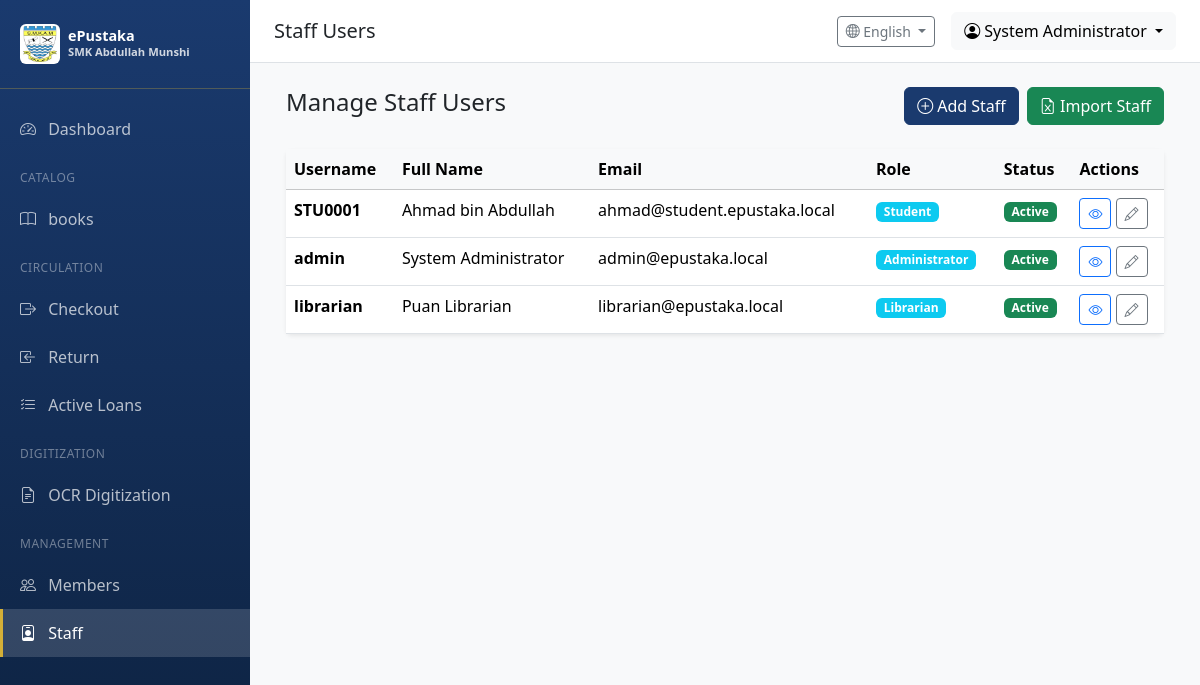
/users/staff (signed in), run on the app's committed database.
### app/models/user.py (models this page shows, shortened)
class User(UserMixin, db.Model):
    __tablename__ = 'users'
    id = db.Column(db.Integer, primary_key=True)
    username = db.Column(db.String(64), unique=True, nullable=False, index=True)
    email = db.Column(db.String(120), unique=True, nullable=False, index=True)
    password_hash = db.Column(db.String(256), nullable=False)
    full_name = db.Column(db.String(128))
    is_active = db.Column(db.Boolean, default=True)
    role_id = db.Column(db.Integer, db.ForeignKey('roles.id'))
    created_at = db.Column(db.DateTime, default=datetime.utcnow)
    updated_at = db.Column(db.DateTime, default=datetime.utcnow, onupdate=datetime.utcnow)
    last_login = db.Column(db.DateTime)
    def can(self, perm):
        return self.role is not None and self.role.has_permission(perm)

class Role(db.Model):
    __tablename__ = 'roles'
    id = db.Column(db.Integer, primary_key=True)
    name = db.Column(db.String(64), unique=True, nullable=False)
    description = db.Column(db.String(256))
    permissions = db.Column(db.Integer, default=0)
    is_default = db.Column(db.Boolean, default=False, index=True)
    users = db.relationship('User', backref='role', lazy='dynamic')
    def has_permission(self, perm):
        return self.permissions & perm == perm

### app/routes/users.py (the view)
@users_bp.route('/staff')
@login_required
@permission_required(Permission.MANAGE_USERS)
def staff_list():
    users = User.query.order_by(User.username).all()
    return render_template('users/staff_list.html', users=users)

### app/models/user.py (called while the page is built)
@login_manager.user_loader
def load_user(user_id):
    return User.query.get(int(user_id))

### app/routes/users.py (called while the page is built)
def permission_required(perm):
    def decorator(f):
        from functools import wraps
        @wraps(f)
        def decorated_function(*args, **kwargs):
            if not current_user.can(perm):
                flash('You do not have permission to access this page', 'error')
                return redirect(url_for('main.dashboard'))
            return f(*args, **kwargs)
        return decorated_function
    return decorator

### app/utils/i18n.py (called while the page is built)
def get_language() -> str:
    try:
        return session.get('language', DEFAULT_LANGUAGE)
    except RuntimeError:
        return DEFAULT_LANGUAGE

def get_text(key: str, lang: str = None) -> str:
    if lang is None:
        lang = get_language()
    if key in TRANSLATIONS:
        trans = TRANSLATIONS[key]
        if lang in trans:
            return trans[lang]
        elif DEFAULT_LANGUAGE in trans:
            return trans[DEFAULT_LANGUAGE]
    return key.replace('_', ' ').title()

def register_i18n(app):
    @app.before_request
    def init_language():
        if 'language' not in session:
            session['language'] = DEFAULT_LANGUAGE
    @app.context_processor
    def inject_i18n():
        return {
            't': get_text,
            'get_text': get_text,
            'current_language': get_language(),
            'languages': LANGUAGES
        }
    @app.route('/set-language/<lang_code>')
    def set_lang(lang_code):
        """Route to change language."""
        from flask import redirect, request
        set_language(lang_code)
        return redirect(request.referrer or '/')

### app/templates/users/staff_list.html (shortened to what this page needs)
{% extends "base.html" %}
{% block page_title %}Staff Users{% endblock %}
{% block content %}
<div class="container-fluid">
    <div class="d-flex justify-content-between align-items-center mb-4">
        <h4>Manage Staff Users</h4>
        <div class="gap-2 d-flex">
            <a href="{{ url_for('users.add_staff') }}" class="btn btn-primary">
                <i class="bi bi-plus-circle me-1"></i>Add Staff
            </a>
            <a href="{{ url_for('users.import_staff') }}" class="btn btn-success">
                <i class="bi bi-file-earmark-excel"></i> Import Staff
            </a>
        </div>
    </div>
    <div class="card border-0 shadow-sm">
        <div class="card-body p-0">
            <div class="table-responsive">
                <table class="table table-hover mb-0">
                    <thead class="table-light">
                        <tr>
                            <th>Username</th>
                            <th>Full Name</th>
                            <th>Email</th>
                            <th>Role</th>
                            <th>Status</th>
                            <th>Actions</th>
                        </tr>
                    </thead>
                    <tbody>
                        {% for user in users %}
                        <tr>
                            <td><strong>{{ user.username }}</strong></td>
                            <td>{{ user.full_name or '-' }}</td>
                            <td>{{ user.email or '-' }}</td>
                            <td>
                                <span class="badge bg-info">{{ user.role.name if user.role else 'No Role' }}</span>
                            </td>
                            <td>
                                {% if user.is_active %}
                                    <span class="badge bg-success">Active</span>
                                {% else %}
                                    <span class="badge bg-secondary">Inactive</span>
                                {% endif %}
                            </td>
                            <td>
                                <a href="{{ url_for('users.view_staff', user_id=user.id) }}"
                                   class="btn btn-sm btn-outline-primary">
                                    <i class="bi bi-eye"></i>
                                </a>
                                <a href="{{ url_for('users.edit_staff', user_id=user.id) }}"
                                   class="btn btn-sm btn-outline-secondary">
                                    <i class="bi bi-pencil"></i>
                                </a>
                            </td>
                        </tr>
                        {% else %}
                        <tr>
                            <td colspan="6" class="text-center py-4 text-muted">
                                No staff users found
                            </td>
                        </tr>
                        {% endfor %}
                    </tbody>
                </table>
            </div>
        </div>
    </div>
</div>
{% endblock %}

### app/templates/base.html (shortened to what this page needs)
<!DOCTYPE html>
<html lang="en">
<head>
    <link href="https://cdn.jsdelivr.net/npm/bootstrap@5.3.2/dist/css/bootstrap.min.css" rel="stylesheet">
    <link href="https://cdn.jsdelivr.net/npm/bootstrap-icons@1.11.1/font/bootstrap-icons.css" rel="stylesheet">
</head>
<body>
    {% if current_user.is_authenticated %}
    <nav class="sidebar">
        <div class="sidebar-brand">
            <div class="d-flex align-items-center">
                <img src="{{ url_for('static', filename='images/Lencana_Sekolah_Menengah_Kebangsaan_Abdullah_Munshi.jpg') }}"
                     alt="SMK Abdullah Munshi"
                     class="me-2 rounded"
                     style="width: 40px; height: 40px; object-fit: contain; background: white; padding: 2px;">
                <div>
                    <div style="font-size: 0.9rem; line-height: 1.2;">ePustaka</div>
                    <div style="font-size: 0.7rem; opacity: 0.8;">SMK Abdullah Munshi</div>
                </div>
            </div>
        </div>
        <ul class="nav flex-column">
            {% if current_user.role and current_user.role.name == 'Student' %}
            <li class="sidebar-section">{{ t('student_portal') }}</li>
            <li class="nav-item">
                <a class="nav-link {% if request.endpoint == 'student.index' %}active{% endif %}" href="{{ url_for('student.index') }}">
                    <i class="bi bi-house"></i> {{ t('home') }}
                </a>
            </li>
            <li class="nav-item">
                <a class="nav-link {% if request.endpoint == 'student.search_books' %}active{% endif %}" href="{{ url_for('student.search_books') }}">
                    <i class="bi bi-search"></i> {{ t('search_books') }}
                </a>
            </li>
            <li class="nav-item">
                <a class="nav-link {% if request.endpoint == 'student.my_loans' %}active{% endif %}" href="{{ url_for('student.my_loans') }}">
                    <i class="bi bi-journal-bookmark"></i> {{ t('my_loans') }}
                </a>
            </li>
            <li class="nav-item">
                <a class="nav-link {% if request.endpoint == 'student.leaderboard' %}active{% endif %}" href="{{ url_for('student.leaderboard') }}">
                    <i class="bi bi-trophy"></i> {{ t('leaderboard') }}
                </a>
            </li>
            {% else %}
            <li class="nav-item">
                <a class="nav-link {% if request.endpoint == 'main.dashboard' %}active{% endif %}" href="{{ url_for('main.dashboard') }}">
                    <i class="bi bi-speedometer2"></i> {{ t('dashboard') }}
                </a>
            </li>
            {% if current_user.can(1) or current_user.can(2) %}
            <li class="sidebar-section">{{ t('catalog') }}</li>
            <li class="nav-item">
                <a class="nav-link {% if 'catalog' in request.endpoint %}active{% endif %}" href="{{ url_for('catalog.index') }}">
                    <i class="bi bi-book"></i> {{ t('books') }}
                </a>
            </li>
            <li class="sidebar-section">{{ t('circulation') }}</li>
            <li class="nav-item">
                <a class="nav-link {% if request.endpoint == 'circulation.checkout' %}active{% endif %}" href="{{ url_for('circulation.checkout') }}">
                    <i class="bi bi-box-arrow-right"></i> {{ t('checkout') }}
                </a>
            </li>
            <li class="nav-item">
                <a class="nav-link {% if request.endpoint == 'circulation.return_book' %}active{% endif %}" href="{{ url_for('circulation.return_book') }}">
                    <i class="bi bi-box-arrow-in-left"></i> {{ t('return') }}
                </a>
            </li>
            <li class="nav-item">
                <a class="nav-link {% if request.endpoint == 'circulation.active_loans' %}active{% endif %}" href="{{ url_for('circulation.active_loans') }}">
                    <i class="bi bi-list-check"></i> {{ t('active_loans') }}
                </a>
            </li>
            {% endif %}
            {% if current_user.can(512) %}
            <li class="sidebar-section">{{ t('digitization') }}</li>
            <li class="nav-item">
                <a class="nav-link {% if 'ocr' in request.endpoint %}active{% endif %}" href="{{ url_for('ocr.index') }}">
                    <i class="bi bi-file-earmark-text"></i> {{ t('ocr_digitization') }}
                </a>
            </li>
            {% endif %}
            {% if current_user.can(128) %}
            <li class="sidebar-section">{{ t('management') }}</li>
            <li class="nav-item">
                <a class="nav-link {% if request.endpoint == 'users.member_list' %}active{% endif %}" href="{{ url_for('users.member_list') }}">
                    <i class="bi bi-people"></i> {{ t('members') }}
                </a>
            </li>
            {% endif %}
            {% if current_user.can(256) %}
            <li class="nav-item">
                <a class="nav-link {% if request.endpoint == 'users.staff_list' %}active{% endif %}" href="{{ url_for('users.staff_list') }}">
                    <i class="bi bi-person-badge"></i> {{ t('staff') }}
                </a>
            </li>
            {% endif %}
            {% endif %}
        </ul>
    </nav>
    <div class="main-content">
        <nav class="top-navbar d-flex justify-content-between align-items-center">
            <div>
                <h5 class="mb-0">{% block page_title %}{{ t('dashboard') }}{% endblock %}</h5>
            </div>
            <div class="d-flex align-items-center gap-3">
                <div class="dropdown">
                    <button class="btn btn-outline-secondary btn-sm dropdown-toggle" type="button" data-bs-toggle="dropdown">
                        <i class="bi bi-globe2"></i> {{ languages.get(current_language, 'English') }}
                    </button>
                </div>
                <div class="dropdown">
                    <button class="btn btn-light dropdown-toggle" type="button" data-bs-toggle="dropdown">
                        <i class="bi bi-person-circle"></i> {{ current_user.full_name or current_user.username }}
                    </button>
                </div>
            </div>
        </nav>
        <div class="content-wrapper">
            {% block content %}{% endblock %}
        </div>
    </div>
    {% else %}
    {% block public_content %}{% endblock %}
    {% endif %}
</body>
</html>

### app/templates/base.html (style rules this page uses)
:root { --sidebar-width: 250px; --primary-color: #1a3a6e; --primary-dark: #0d2240; --accent-color: #d4af37; --accent-light: #f0d77a; }
body { min-height: 100vh; }
.sidebar { position: fixed; top: 0; left: 0; width: var(--sidebar-width); height: 100vh; background: linear-gradient(180deg, var(--primary-color) 0%, var(--primary-dark) 100%); padding-top: 1rem; overflow-y: auto; }
.sidebar .nav-link { color: rgba(255,255,255,0.7); padding: 0.75rem 1.25rem; border-radius: 0; }
.sidebar .nav-link:hover, .sidebar .nav-link.active { color: #fff; background: rgba(255,255,255,0.1); }
.sidebar .nav-link i { width: 24px; margin-right: 0.5rem; }
.sidebar-brand { color: #fff; font-size: 1.25rem; font-weight: 600; padding: 0.5rem 1.25rem 1.5rem; border-bottom: 1px solid rgba(255,255,255,0.1); margin-bottom: 1rem; }
.sidebar-section { color: rgba(255,255,255,0.4); font-size: 0.75rem; text-transform: uppercase; padding: 1rem 1.25rem 0.5rem; letter-spacing: 0.5px; }
.main-content { margin-left: var(--sidebar-width); min-height: 100vh; background: #f8f9fa; }
.top-navbar { background: #fff; border-bottom: 1px solid #dee2e6; padding: 0.75rem 1.5rem; }
.content-wrapper { padding: 1.5rem; }
.btn-primary { background-color: var(--primary-color); border-color: var(--primary-color); }
.sidebar .nav-link.active { background: rgba(255, 255, 255, 0.15); color: #fff; border-left: 3px solid var(--accent-color); padding-left: calc(1.25rem - 3px); }
.sidebar-brand { border-bottom-color: rgba(212, 175, 55, 0.3); }

### data on the page
User: full_name "System Administrator", username "admin", email "admin@epustaka.local", role "Administrator", is_active "Active"
User: username "STU0001", full_name "Ahmad bin Abdullah", email "ahmad@student.epustaka.local", role "Student", is_active "Active"
User: username "librarian", full_name "Puan Librarian", email "librarian@epustaka.local", role "Librarian", is_active "Active"

### other printed values
{{ t('dashboard') }} "Dashboard"
{{ t('catalog') }} "CATALOG"
{{ t('books') }} "books"
{{ t('circulation') }} "CIRCULATION"
{{ t('checkout') }} "Checkout"
{{ t('return') }} "Return"
{{ t('active_loans') }} "Active Loans"
{{ t('digitization') }} "DIGITIZATION"
{{ t('ocr_digitization') }} "OCR Digitization"
{{ t('management') }} "MANAGEMENT"
{{ t('members') }} "Members"
{{ t('staff') }} "Staff"
{{ languages.get(current_language, 'English') }} "English"
